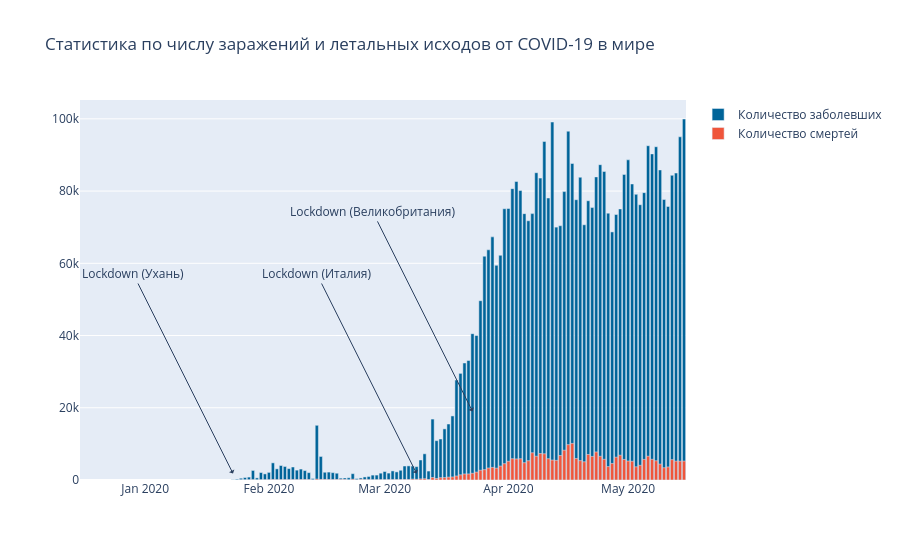

The code cell stored with this chart in its notebook:
### Code cell
fig = go.Figure(data=[
    go.Bar(name='Количество заболевших',
           marker={'color': 'rgb(0,100,153)'},
           x=df_world.Date, 
           y=df_world.Cases_daily),
    go.Bar(name='Количество смертей', x=df_world.Date, y=df_world.Deaths_daily)
])

fig.update_layout(barmode='overlay', title='Статистика по числу заражений и летальных исходов от COVID-19 в мире',
                 annotations=[dict(x='2020-01-23', y=1797, text="Lockdown (Ухань)", 
                                   showarrow=True, arrowhead=1, ax=-100, ay=-200),
                              dict(x='2020-03-09', y=1797, text="Lockdown (Италия)", 
                                   showarrow=True, arrowhead=1, ax=-100, ay=-200),
                              dict(x='2020-03-23', y=19000, text="Lockdown (Великобритания)", 
                                   showarrow=True, arrowhead=1, ax=-100, ay=-200)])
fig.show()
